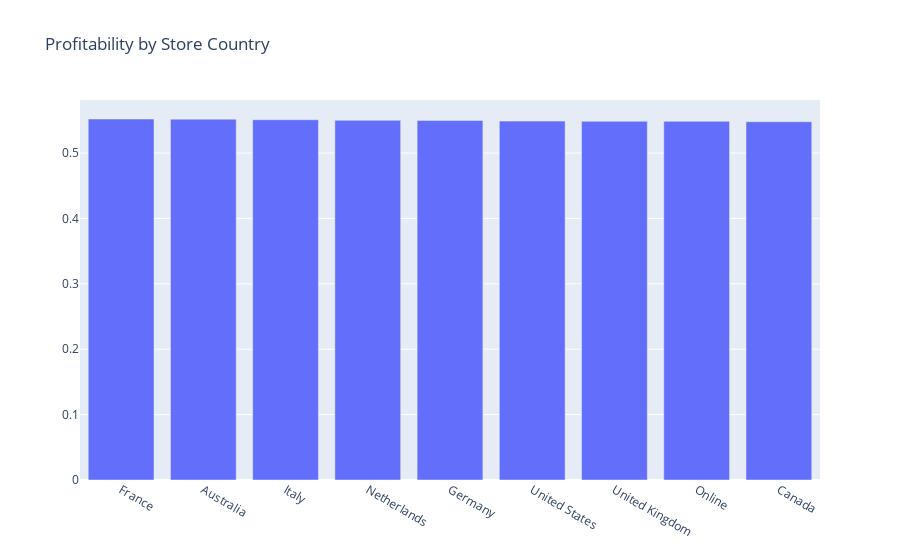

Notebook code cell kept with this figure:
### Code cell
# and the corresponding vertical bar chart :

fig = go.Figure(go.Bar(
            x=profitability_by_store_country["StoreCountry"],
            y=profitability_by_store_country["TotalProfitability"],
            orientation='v'))

fig.update_layout(title="Profitability by Store Country")

fig.show()

### Figure 1 — Plotly figure (JSON) as saved in the notebook; plotly's stock layout.template omitted (floating-point values rounded to 4 significant figures)
{"data": [{"orientation": "v", "type": "bar", "x": ["France", "Australia", "Italy", "Netherlands", "Germany", "United States", "United Kingdom", "Online", "Canada"], "y": [0.552, 0.5518, 0.5509, 0.55, 0.5499, 0.5488, 0.5486, 0.5485, 0.5479]}], "layout": {"title": {"text": "Profitability by Store Country"}}}
